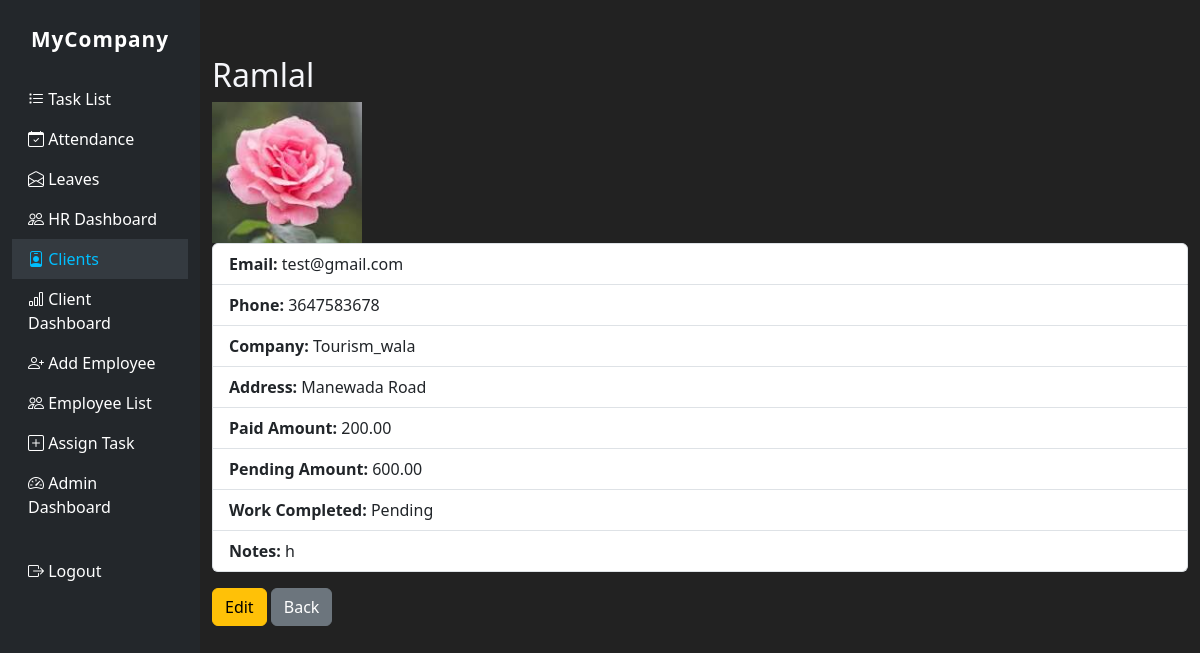
/clients/5/ (signed in), run on the app's committed database.
### client/models.py (models this page shows, shortened)
class Client(models.Model):
    STATUS_CHOICES = (
        ('active', 'Active'),
        ('old', 'Old'),
    )
    name = models.CharField(max_length=255)
    email = models.EmailField()
    phone = models.CharField(max_length=20, blank=True)
    company = models.CharField(max_length=255, blank=True)
    address = models.TextField(blank=True)
    status = models.CharField(max_length=10, choices=STATUS_CHOICES, default='active')
    paid_amount = models.DecimalField(max_digits=12, decimal_places=2, default=0)
    pending_amount = models.DecimalField(max_digits=12, decimal_places=2, default=0)
    work_completed = models.CharField(max_length=255, blank=True)
    notes = models.TextField(blank=True)
    logo = models.ImageField(upload_to='client_logos/', blank=True, null=True)

### client/views.py (the view)
# urls.py: path('<int:pk>/', views.client_detail, name='client_detail'),
@login_required
def client_detail(request, pk):
    if not request.user.is_superuser:
        messages.error(request, "Only admins can access client data.")
        return redirect('home')
    client = get_object_or_404(Client, pk=pk)
    return render(request, 'client/client_detail.html', {'client': client})

### client/templates/client/client_detail.html
{% extends 'base.html' %}
{% block content %}
<h2>{{ client.name }}</h2>
{% if client.logo %}
    <img src="{{ client.logo.url }}" alt="Logo" style="max-width:150px;max-height:150px;">
{% endif %}
<ul class="list-group">
    <li class="list-group-item"><strong>Email:</strong> {{ client.email }}</li>
    <li class="list-group-item"><strong>Phone:</strong> {{ client.phone }}</li>
    <li class="list-group-item"><strong>Company:</strong> {{ client.company }}</li>
    <li class="list-group-item"><strong>Address:</strong> {{ client.address }}</li>
    <li class="list-group-item"><strong>Paid Amount:</strong> {{ client.paid_amount }}</li>
    <li class="list-group-item"><strong>Pending Amount:</strong> {{ client.pending_amount }}</li>
    <li class="list-group-item"><strong>Work Completed:</strong> {{ client.work_completed }}</li>
    <li class="list-group-item"><strong>Notes:</strong> {{ client.notes }}</li>
</ul>
<a href="{% url 'update_client' client.pk %}" class="btn btn-warning mt-3">Edit</a>
<a href="{% url 'client_list' %}" class="btn btn-secondary mt-3">Back</a>
{% endblock %}

### website/templates/base.html (style rules this page uses)
body { background: #18191a; color: #f5f6fa; }

### website/templates/navbar.html (style rules this page uses)
body { background: #18191a; color: #f5f6fa; }

### data on the page
Client: name "Ramlal", logo (picture), email "test@gmail.com", phone "3647583678", company "Tourism_wala", address "Manewada Road", paid_amount "200.00", pending_amount "600.00", work_completed "Pending", notes "h"
